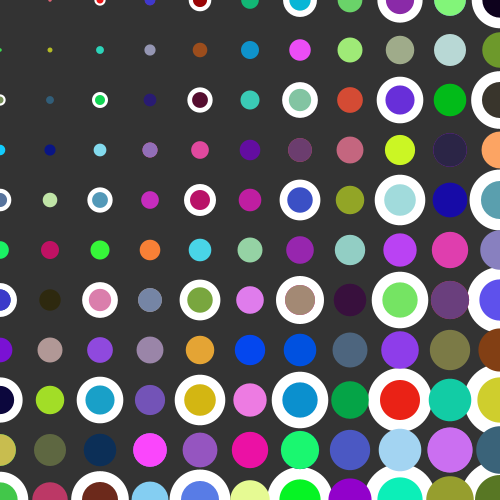
Frame 1 (no input)
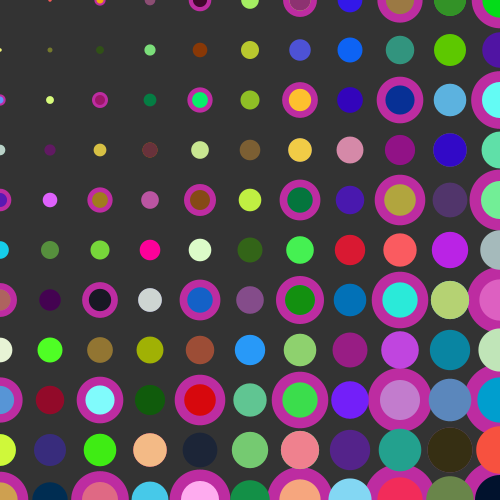
Frame 60 (the mouse pressed at the canvas centre just before this capture)
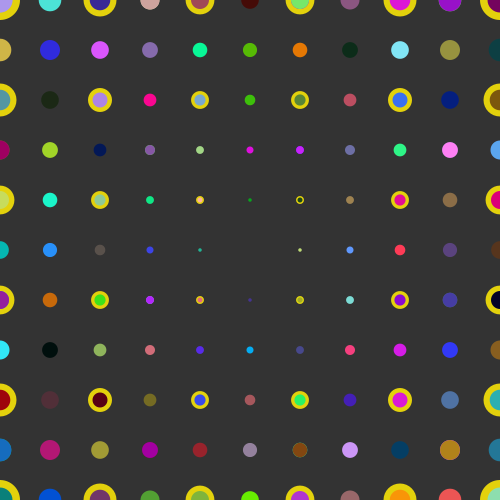
Frame 120 (the mouse held since frame 60 and released just before this capture)

The Processing sketch that drew these frames (run headless with seeded random() and noise(); from frame 60 on, the mouse is pressed at the canvas centre):

// Processing sketch: processing_58238
// ── processing_58238.pde



float full_distance;

void setup () { 
  size (500,500);
  smooth();
  noStroke();
  full_distance = dist (0,0,width,height); //
}

void draw () {
  background (51);
  
  for (int i = 0; i <= width; i += 100) {
    for (int j = 0; j <= height; j += 100) {
      float point = dist(mouseX,mouseY,i,j);
      point = point/full_distance * 80; // 
      ellipse(i,j,point,point);
    }
  }
   for (int i = 0; i <= width; i += 50) {
    for (int j = 0; j <= height; j += 50) {
      float point = dist(mouseX,mouseY,i,j);
      point = point/full_distance * 50;
      fill (random(255),random(255),random(255));
      ellipse(i,j,point,point);
  
}
   }
   
      for (int i = 0; i <= width; i += 150) {
    for (int j = 0; j <= height; j += 150) {
      float point = dist(mouseX,mouseY,i,j);
      point = point/full_distance * 50;
      fill (random(255),random(255),random(255));
      ellipse(i,j,point,point);
  
}
   }
  
}
